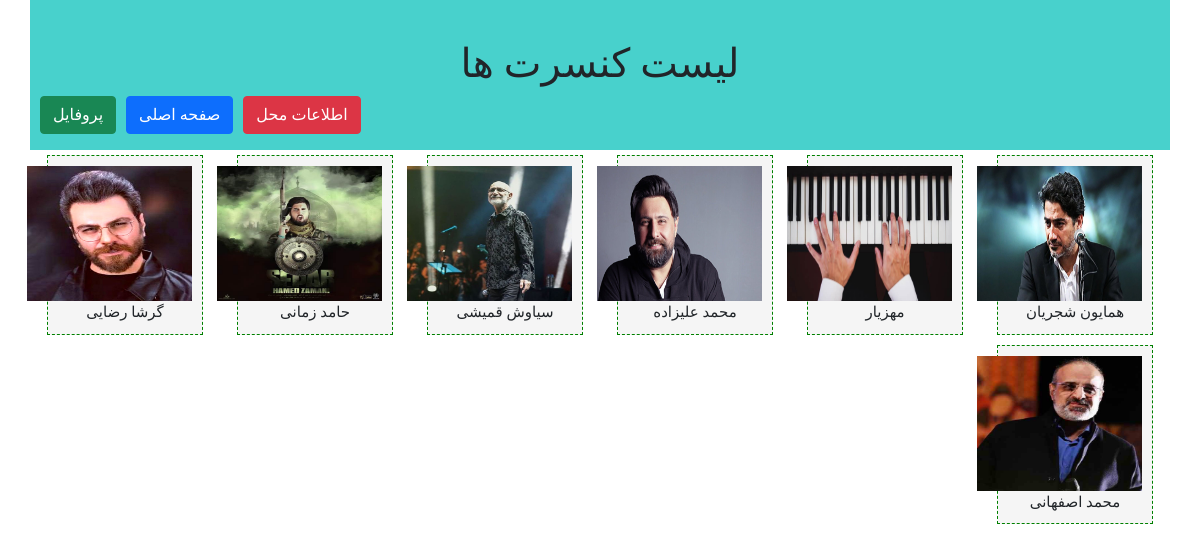
The page /ticketSales/concert/list on the database its author committed.
### ticketSales/models.py (models this page shows)
class concertModel(models.Model):
  class Meta:
    verbose_name='کنسرت'
    verbose_name_plural='کنسرت'
  Name=models.CharField(max_length=100,verbose_name='نام کنسرت')
  SingerName=models.CharField(max_length=100,verbose_name='خواننده')
  length=models.IntegerField(verbose_name='طول')
  Poster=models.ImageField(upload_to="concertImages/",null=True,verbose_name='پوستر')
  def __str__(self):
    return self.SingerName

### ticketSales/views.py (the view)
# urls.py: path('ticketSales/concert/list',concertListView),
def concertListView(request):
  concerts = concertModel.objects.all()
  context = {
    "concertlist":concerts,
    "concertcount":concerts.count()
  }
  return render(request,"ticketSales/concertList.html",context)

### ticketSales/templates/ticketSales/concertList.html
{% extends "ticketSales/layout.html" %}
{% block titlepage %} لیست کنسرت ها {% endblock %}
{% block mainContent %}
	{% if concertlist %}
		{% for concert in concertlist %}
			<div class="col-md-2">
				<a>
					<div class="imageBox">
						<img src="{{ concert.Poster.url }}" />
						{{ concert }}
					</div>
				</a>
			</div>
		{% endfor %}
	{% endif %}
{% endblock %}

### ticketSales/static/ticketSales/css/style.css (style rules this page uses)
body { font-family: "IranSanse" !important; }
.imageBox { margin: 5px; background-color: whitesmoke; text-align: center; font-size: 15px; border: 1px dashed green; padding: 10px; }
.imageBox img { width: 165px; height: 135px; }

### rows shown on the page
concertModel: Poster (picture), SingerName "همایون شجریان"
concertModel: Poster (picture), SingerName "مهزیار"
concertModel: Poster (picture), SingerName "محمد علیزاده"
concertModel: Poster (picture), SingerName "سیاوش قمیشی"
concertModel: Poster (picture), SingerName "حامد زمانی"
concertModel: Poster (picture), SingerName "گرشا رضایی"
concertModel: Poster (picture), SingerName "محمد اصفهانی"
